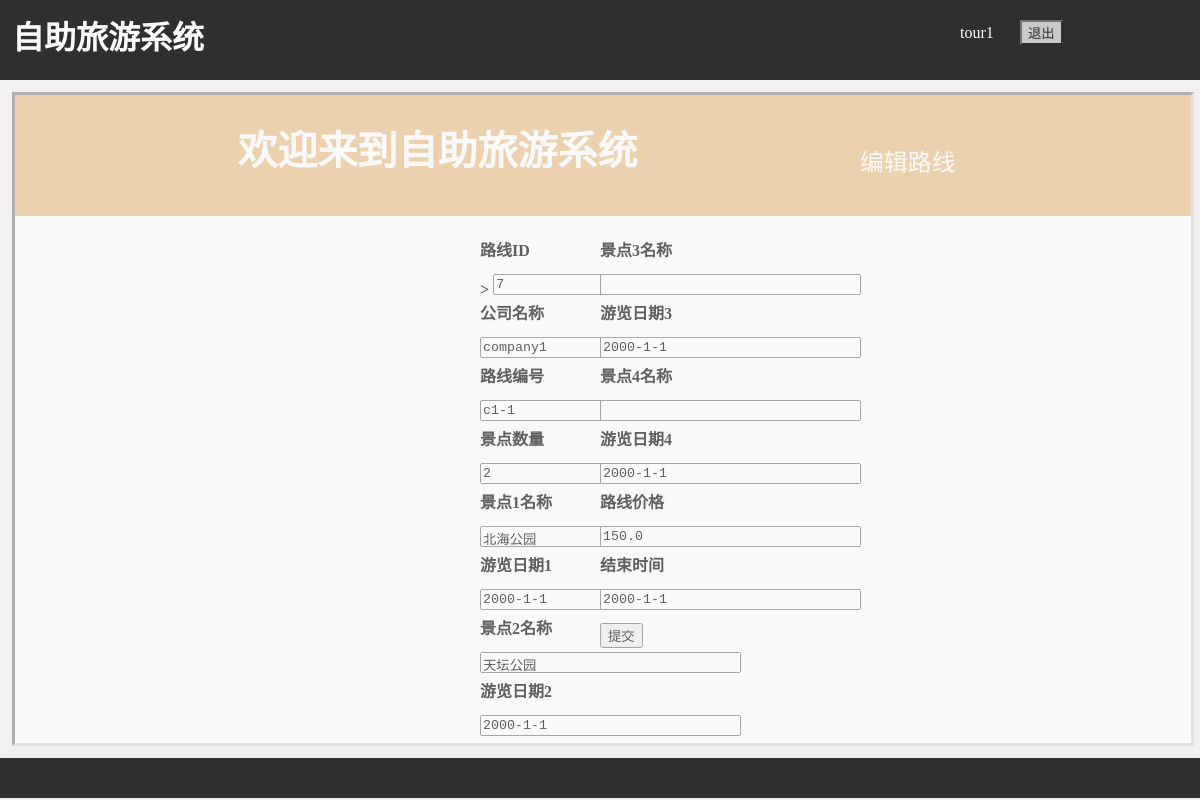
The app's page /route/edit/7 (signed in) with its own data.
### model/models.py (models this page shows, shortened)
class UserInfo(AbstractUser):
    is_tourist = models.BooleanField(default=False)
    is_company = models.BooleanField(default=False)
    is_adminis = models.BooleanField(default=False)
    realname = models.CharField(max_length=50, null=True)
    tel = models.CharField(max_length=11, null=True)
    class Meta(AbstractUser.Meta):
        pass

class Route(models.Model):
    company_name = models.CharField(max_length=150)
    route_num = models.CharField(max_length=20)
    stand_num = models.IntegerField(default=0)
    stand_1_name = models.CharField(max_length=100, null=True)
    date_1 = models.DateField(null=True)
    stand_2_name = models.CharField(max_length=100, null=True)
    date_2 = models.DateField(null=True)
    stand_3_name = models.CharField(max_length=100, null=True)
    date_3 = models.DateField(null=True)
    stand_4_name = models.CharField(max_length=100, null=True)
    date_4 = models.DateField(null=True)
    person_num = models.IntegerField(default=0)
    price = models.FloatField(default=0.0)
    end = models.DateField(null=True)

### model/views.py (the view)
# urls.py: url(r'^route/edit/(?P<id>\d+)$', views.edit_route, name='edit_route'),
def edit_route(request, id):
    route = Route.objects.get(id=id)
    return render(request, 'editroute.html', {'route': route})

### templates/editroute.html (shortened to what this page needs)
<!DOCTYPE html>
<html>
	<head>
		{% load staticfiles %}
		<link rel="stylesheet" href="{% static 'css/editroute.css' %}" type="text/css" />
	</head>
	<body>
		<div class = "topmoudle">
			<h1 class=p1>自助旅游系统</h1>
			{% if user.is_authenticated %}
			<form action="/logout" method="get">
				<p class=username>{{ user.username }}</p>
				<button class=p3 type="submit" style="background-color: #C0C0C0; color: #000000;">退出</button>
			</form>
			{% endif %}
		</div>
		<div class = "middlemoudle">
			<div class="rectangle1">
				欢迎来到自助旅游系统
				<p class=p6>编辑路线</p>
			</div>
				<div class="rectangle2">
					<form action="/route/edit/result" method="post">
						<div style="position:absolute; left: 40%;">
							<p>路线ID</p><br>>
        					<textarea rows="1" cols="30" name="id" style="resize:none" readonly>{{ route.id }}</textarea><br>
        					<p>公司名称</p><br>
        					<textarea rows="1" cols="30" name="company_name" style="resize:none" readonly>{{ route.company_name }}</textarea><br>
        					<p>路线编号</p><br>
        					<textarea rows="1" cols="30" name="route_num" style="resize:none">{{ route.route_num }}</textarea><br>
							<p>景点数量</p><br>
        					<textarea rows="1" cols="30" name="stand_num" style="resize:none">{{ route.stand_num }}</textarea><br>
        					<p>景点1名称</p><br>
        					<textarea rows="1" cols="30" name="stand_1_name" style="resize:none">{{ route.stand_1_name }}</textarea><br>
							<p>游览日期1</p><br>
        					<textarea rows="1" cols="30" name="date_1" style="resize:none">2000-1-1</textarea><br>
							<p>景点2名称</p><br>
        					<textarea rows="1" cols="30" name="stand_2_name" style="resize:none">{{ route.stand_2_name }}</textarea><br>
							<p>游览日期2</p><br>
        					<textarea rows="1" cols="30" name="date_2" style="resize:none">2000-1-1</textarea><br>
						</div>
        				<div style="position:absolute; left: 50%;">
							<p>景点3名称</p><br>
        					<textarea rows="1" cols="30" name="stand_3_name" style="resize:none">{{ route.stand_3_name }}</textarea><br>
							<p>游览日期3</p><br>
        					<textarea rows="1" cols="30" name="date_3" style="resize:none">2000-1-1</textarea><br>
							<p>景点4名称</p><br>
        					<textarea rows="1" cols="30" name="stand_4_name" style="resize:none">{{ route.stand_4_name }}</textarea><br>
							<p>游览日期4</p><br>
        					<textarea rows="1" cols="30" name="date_4" style="resize:none">2000-1-1</textarea><br>
							<p>路线价格</p><br>
        					<textarea rows="1" cols="30" name="price" style="resize:none">{{ route.price }}</textarea><br>
							<p>结束时间</p><br>
        					<textarea rows="1" cols="30" name="end" style="resize:none">2000-1-1</textarea><br>
        					<input type="submit" value="提交" style="margin-top:5%;">
						</div>
					</form>
				</div>
		</div>
		<div class = "buttommoudle"> </div>
	</body>
</html>

### static/css/editroute.css (style rules this page uses)
html { height:100%; }
body { margin: 0; height: 100%; background-color:#F2F0F0; }
.topmoudle { margin:0; width:100%; height:10%; background-color: black; opacity:0.8; }
.middlemoudle { margin: 1% 1% 1% 1%; padding:0; height:81%; width:98%; background-color: #fff; border-style:inset; border-color:#D9D9D9; opacity:0.6; }
.buttommoudle { margin-up:85%; height:5%; width:100%; background-color: black; opacity:0.8; }
.p1 { margin:0; padding-top:1%; padding-left:1%; color:#fff; font-weight:700; }
.p3 { position:absolute; left: 85%; top: 2.5%; font-weight:300; color:#fff; }
.rectangle1 { margin:0; padding-top:2%; background-color:#E0AD61; opacity:0.8; height: 15%; width: 100%; font-size:250%; font-weight:700; color:white; text-align: center; }
.rectangle2 { margin-top:1%; margin-left:5%; font-weight:700; color:#000000; line-height:5px; }
.p6 { font-size:60%; font-weight:300; float:right; margin-right:20%; }
.username { position:absolute; left: 80%; top: 1%; font-weight:300; color:#fff; }

### records on screen
UserInfo: username "tour1"
Route: stand_2_name "天坛公园", price "150.0"
